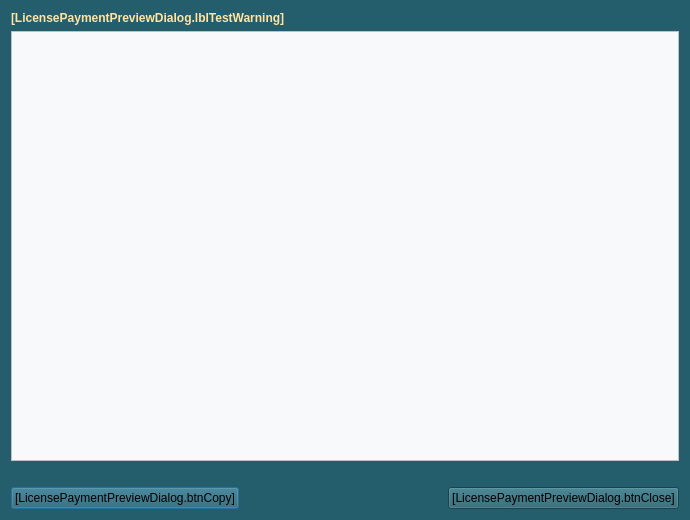
<?xml version="1.0" encoding="UTF-8"?>
<ui version="4.0">
 <class>LicensePaymentPreviewDialog</class>
 <widget class="QDialog" name="LicensePaymentPreviewDialog">
  <property name="geometry">
   <rect>
    <x>0</x>
    <y>0</y>
    <width>690</width>
    <height>520</height>
   </rect>
  </property>
  <property name="minimumSize">
   <size>
    <width>500</width>
    <height>340</height>
   </size>
  </property>
  <property name="windowTitle">
   <string>[LicensePaymentPreviewDialog.windowTitle]</string>
  </property>
  <property name="styleSheet">
   <string notr="true">background-color: #245e6d;</string>
  </property>
  <layout class="QVBoxLayout" name="verticalLayout">
   <item>
    <widget class="QLabel" name="lblTestWarning">
     <property name="styleSheet">
      <string notr="true">color: #ffe5a5; font-weight: bold;</string>
     </property>
     <property name="text">
      <string>[LicensePaymentPreviewDialog.lblTestWarning]</string>
     </property>
     <property name="wordWrap">
      <bool>true</bool>
     </property>
    </widget>
   </item>
   <item>
    <widget class="QPlainTextEdit" name="txtPayment">
     <property name="styleSheet">
      <string notr="true">background-color: #f7f9fb; color: #17323b;</string>
     </property>
     <property name="readOnly">
      <bool>true</bool>
     </property>
    </widget>
   </item>
   <item>
    <widget class="QLabel" name="lblStatus">
     <property name="text">
      <string/>
     </property>
    </widget>
   </item>
   <item>
    <layout class="QHBoxLayout" name="horizontalLayout">
     <item>
      <widget class="QPushButton" name="btnCopy">
       <property name="text">
        <string>[LicensePaymentPreviewDialog.btnCopy]</string>
       </property>
      </widget>
     </item>
     <item>
      <spacer name="horizontalSpacer">
       <property name="orientation">
        <enum>Qt::Orientation::Horizontal</enum>
       </property>
       <property name="sizeHint" stdset="0">
        <size>
         <width>40</width>
         <height>20</height>
        </size>
       </property>
      </spacer>
     </item>
     <item>
      <widget class="QPushButton" name="btnClose">
       <property name="text">
        <string>[LicensePaymentPreviewDialog.btnClose]</string>
       </property>
      </widget>
     </item>
    </layout>
   </item>
  </layout>
 </widget>
 <resources/>
 <connections/>
</ui>
